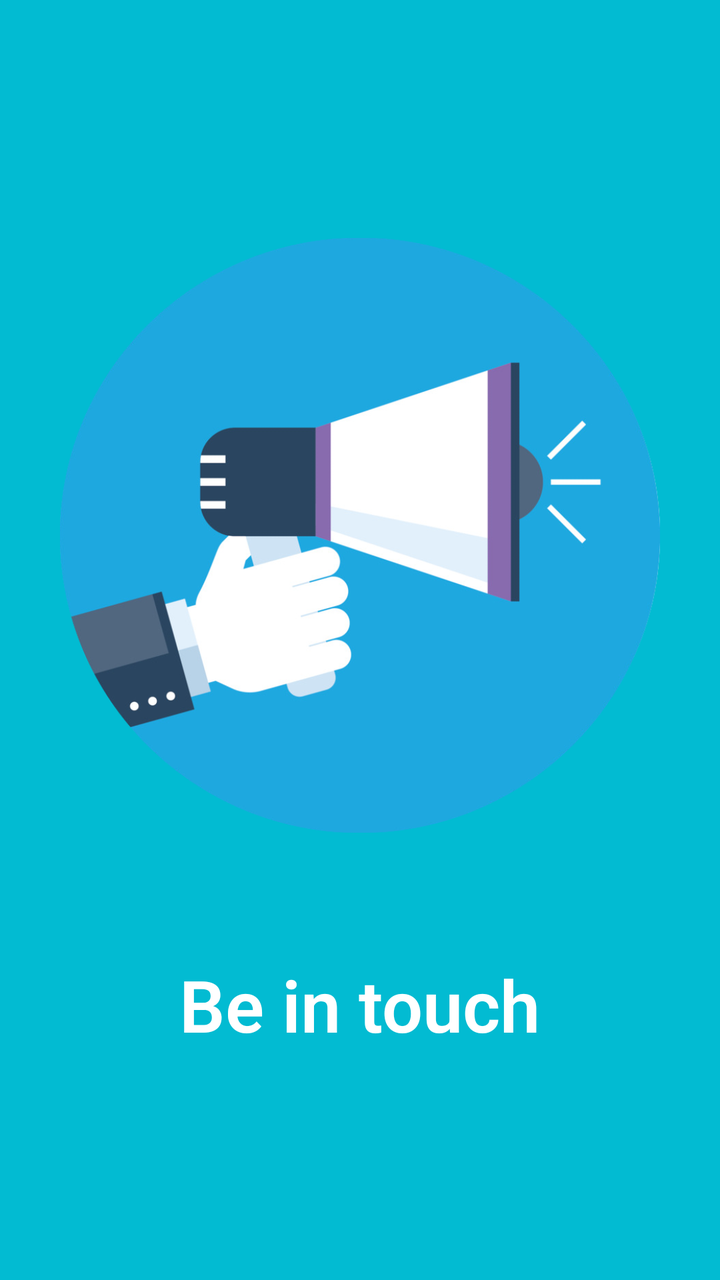
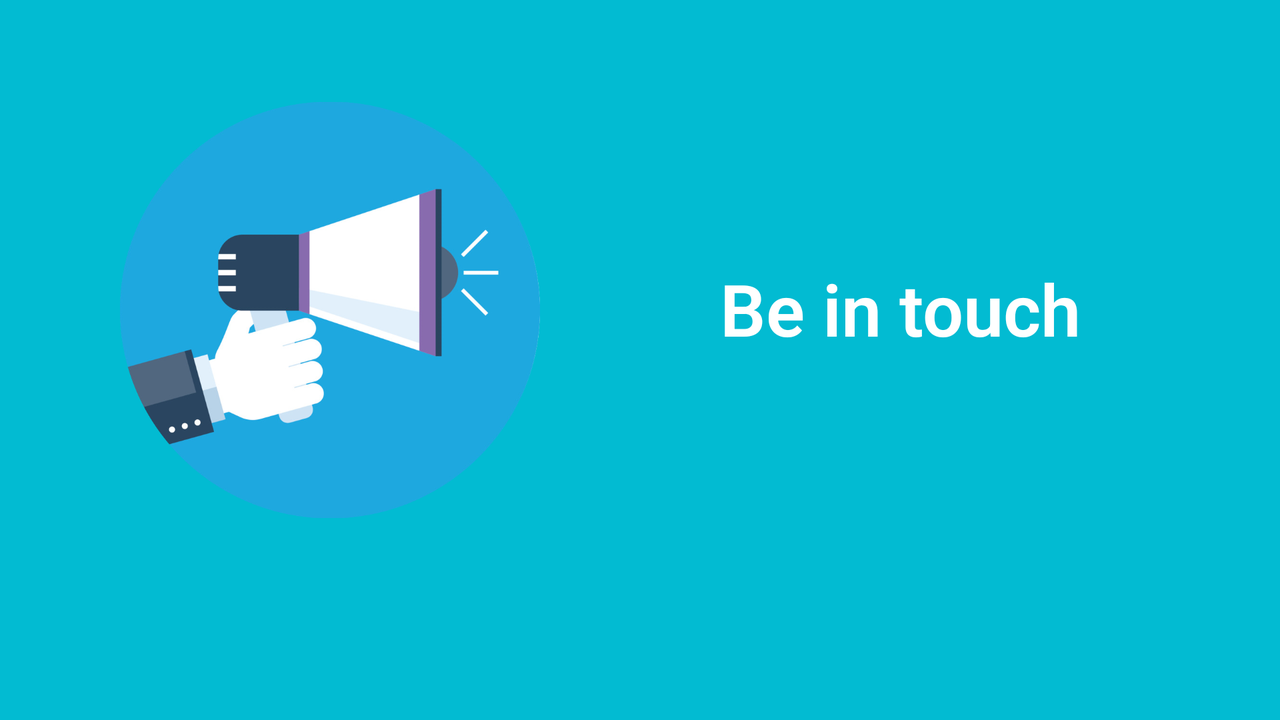

Compare how this app lays out the same screen by default and in its alternative resource folder. The renders come first, then the two layout files and the values they reference.
<!-- AndroidManifest.xml: application theme AppTheme -->
<!-- res/layout/fragment_tutorial1.xml -->
<?xml version="1.0" encoding="utf-8"?>
<androidx.constraintlayout.widget.ConstraintLayout xmlns:android="http://schemas.android.com/apk/res/android"
    xmlns:app="http://schemas.android.com/apk/res-auto"
    xmlns:tools="http://schemas.android.com/tools"
    android:id="@+id/content"
    android:layout_width="match_parent"
    android:layout_height="match_parent"
    android:background="@color/colorAccent">

    <androidx.constraintlayout.widget.ConstraintLayout
        android:id="@+id/tutorial1"
        android:layout_width="match_parent"
        android:layout_height="match_parent"
        app:layout_constraintEnd_toEndOf="parent"
        app:layout_constraintStart_toStartOf="parent"
        app:layout_constraintTop_toTopOf="parent">

        <ImageView
            android:id="@+id/img_beintouch"
            android:layout_width="0dp"
            android:layout_height="364dp"
            android:layout_centerInParent="true"
            android:layout_marginStart="10dp"
            android:layout_marginEnd="10dp"
            android:contentDescription="@string/description"
            android:paddingLeft="20dp"
            android:paddingRight="20dp"
            android:src="@drawable/help_1"
            app:layout_constraintBottom_toBottomOf="parent"
            app:layout_constraintEnd_toEndOf="parent"
            app:layout_constraintHorizontal_bias="1.0"
            app:layout_constraintStart_toStartOf="parent"
            app:layout_constraintTop_toTopOf="parent"
            app:layout_constraintVertical_bias="0.31" />

        <TextView
            android:id="@+id/text_beintouch"
            android:layout_width="wrap_content"
            android:layout_height="wrap_content"
            android:layout_marginStart="100dp"
            android:layout_marginEnd="100dp"
            android:fontFamily="sans-serif-light"
            android:text="@string/be_in_touch"
            android:textAlignment="center"
            android:textAppearance="@style/TextAppearance.AppCompat.Display1"
            android:textColor="@android:color/white"
            android:textSize="36sp"
            android:textStyle="bold"
            app:layout_constraintBottom_toBottomOf="parent"
            app:layout_constraintEnd_toEndOf="parent"
            app:layout_constraintHorizontal_bias="0.512"
            app:layout_constraintStart_toStartOf="parent"
            app:layout_constraintTop_toBottomOf="@+id/img_beintouch"
            app:layout_constraintVertical_bias="0.2"
            tools:textColor="@android:color/white"
            tools:textStyle="bold" />

    </androidx.constraintlayout.widget.ConstraintLayout>
</androidx.constraintlayout.widget.ConstraintLayout>
<!-- resources referenced by this layout -->
<resources>
  <color name="colorAccent">#02BBD2</color>
  <!-- drawable help_1: png bitmap (drawable, 151290 bytes) -->
  <string name="be_in_touch">Be in touch</string>
  <string name="description">logo</string>
  <style name="AppTheme" parent="Theme.AppCompat.Light.DarkActionBar">
          <item name="colorPrimary">@color/colorPrimary</item>
          <item name="colorPrimaryDark">@color/colorPrimaryDark</item>
          <item name="colorAccent">@color/colorAccent</item>
      </style>
  <color name="colorPrimary">#02BBD2</color>
  <color name="colorPrimaryDark">#02BBD2</color>
</resources>
<!-- res/layout-land/fragment_tutorial1.xml (the author's variant of the layout above) -->
<!-- drawn on the phone turned sideways -->
<?xml version="1.0" encoding="utf-8"?>
<androidx.constraintlayout.widget.ConstraintLayout xmlns:android="http://schemas.android.com/apk/res/android"
    xmlns:app="http://schemas.android.com/apk/res-auto"
    xmlns:tools="http://schemas.android.com/tools"
    android:id="@+id/content"
    android:layout_width="match_parent"
    android:layout_height="match_parent"
    android:background="@color/colorAccent">

    <androidx.constraintlayout.widget.ConstraintLayout
        android:id="@+id/tutorial1"
        android:layout_width="match_parent"
        android:layout_height="match_parent"
        app:layout_constraintEnd_toEndOf="parent"
        app:layout_constraintStart_toStartOf="parent"
        app:layout_constraintTop_toTopOf="parent">

        <ImageView
            android:id="@+id/img_beintouch"
            android:layout_width="250dp"
            android:layout_height="250dp"
            android:layout_centerInParent="true"
            android:layout_marginStart="40dp"
            android:layout_marginTop="30dp"
            android:contentDescription="@string/description"
            android:paddingLeft="20dp"
            android:paddingRight="20dp"
            android:src="@drawable/help_1"
            app:layout_constraintStart_toStartOf="parent"
            app:layout_constraintTop_toTopOf="parent" />

        <TextView
            android:id="@+id/text_beintouch"
            android:layout_width="wrap_content"
            android:layout_height="wrap_content"
            android:layout_marginStart="50dp"
            android:layout_marginTop="130dp"
            android:layout_marginEnd="80dp"
            android:fontFamily="sans-serif-light"
            android:text="@string/be_in_touch"
            android:textAlignment="center"
            android:textAppearance="@style/TextAppearance.AppCompat.Display1"
            android:textColor="@android:color/white"
            android:textSize="@dimen/tutorial_text_size"
            android:textStyle="bold"
            app:layout_constraintEnd_toEndOf="parent"
            app:layout_constraintStart_toEndOf="@+id/img_beintouch"
            app:layout_constraintTop_toTopOf="parent"
            tools:textColor="@android:color/white"
            tools:textStyle="bold" />

    </androidx.constraintlayout.widget.ConstraintLayout>
</androidx.constraintlayout.widget.ConstraintLayout>
<!-- resources referenced by the variant -->
<!-- as the phone turned sideways resolves them -->
<resources>
  <color name="colorAccent">#02BBD2</color>
  <dimen name="tutorial_text_size">36sp</dimen>
  <!-- drawable help_1: png bitmap (drawable, 151290 bytes) -->
  <string name="be_in_touch">Be in touch</string>
  <string name="description">logo</string>
  <style name="AppTheme" parent="Theme.AppCompat.Light.DarkActionBar">
          <item name="colorPrimary">@color/colorPrimary</item>
          <item name="colorPrimaryDark">@color/colorPrimaryDark</item>
          <item name="colorAccent">@color/colorAccent</item>
      </style>
  <color name="colorPrimary">#02BBD2</color>
  <color name="colorPrimaryDark">#02BBD2</color>
</resources>
